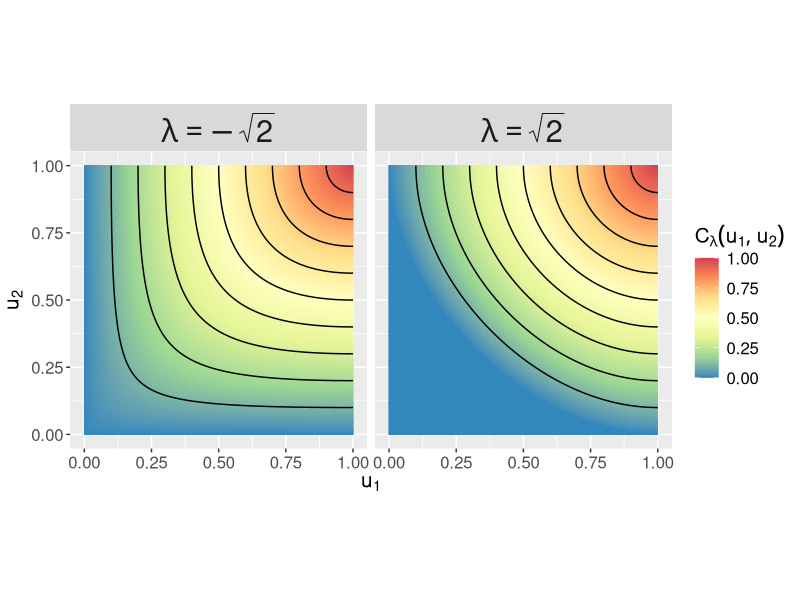
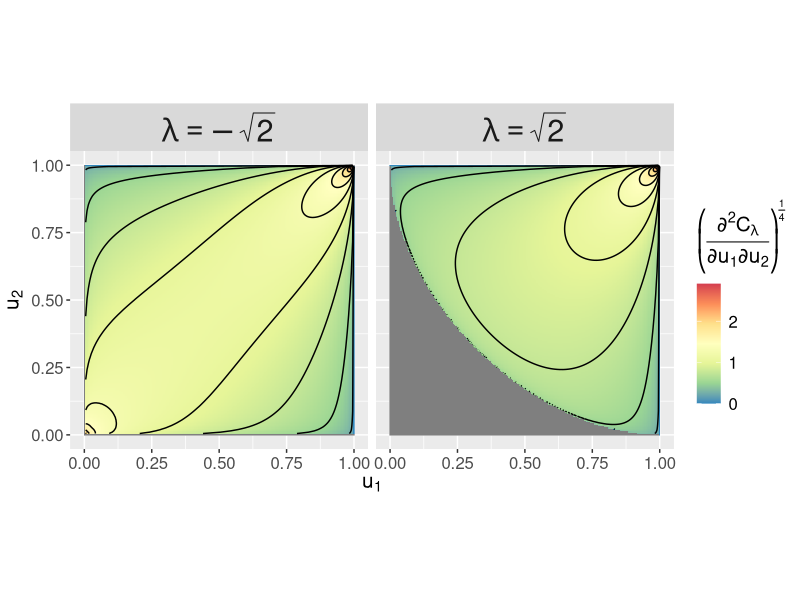

The R script that drew these images, in order:
# This script shows how to numerically calculate the power-divergence
# copula and copula density (if it exists). The script also 
# produces Fig. 1 and Fig. 2 in Section 4 of the main article.

# Packages
library(tidyverse)

# Compute copula for general lambda
phi <- function(u, lambda){
  1/(lambda * (lambda + 1)) * (u^(lambda + 1) - u + lambda * (1 - u))
}
rootfunc <- function(x, tt, lambda){
  x^(lambda + 1) - (lambda + 1) * x + lambda - lambda * (lambda + 1) * tt
}
findroot <- function(tt, lambda){
  
  vals <- rep(0, length(tt))
  for(i in 1:length(tt)){
    if(tt[i] == 0){
      vals[i] <- 1
    } else {
      vals[i] <- uniroot(rootfunc, c(0, 1), lambda = lambda, tt = tt[i])$root
    }
  }
  return(vals)
  
}
PDC <- function(u, v, lambda, density = F, maxtol = 1e6){
  
  if(lambda > -1){
    phi0 <- 1/(lambda + 1)
  } else {
    phi0 <- Inf
  }
  tt <- phi(u, lambda) + phi(v, lambda)
  ind1 <- tt <= phi0
  ind2 <- tt < maxtol
  vals <- rep(0, length(u))
  vals[ind1 & ind2] <- findroot(tt[ind1 & ind2], lambda)
  vals[!ind2] <- 0
  out <- list(C = vals)
  if(density == T){
    dens <- -lambda * vals ^ (lambda - 1) * (u^lambda - 1) * (v^lambda - 1) / (vals ^ lambda - 1)^3
    dens[!ind1] <- NA
    out$dens <- dens
  }
  return(out)
}

# Prepare dataframes for plotting
df <- expand.grid(u = seq(0, 1, 0.005), v = seq(0, 1, 0.005))
lambda_ns2 <- with(df, PDC(u, v, -sqrt(2), T))
lambda_s2 <- with(df, PDC(u, v, sqrt(2), T))
df$`lambda==-sqrt(2)` <- lambda_ns2$C
df$`lambda==sqrt(2)` <- lambda_s2$C
df_long <- df %>% gather(Lambda, Copula, -c(u, v))
dfd <- expand.grid(u = seq(0, 1, 0.005), v = seq(0, 1, 0.005))
dfd$`lambda==-sqrt(2)` <- lambda_ns2$dens
dfd$`lambda==sqrt(2)` <- lambda_s2$dens
dfd_long <- dfd %>% gather(Lambda, Density, -c(u, v))

# Plot copula and 'densities' (lambda = 1 case is not strictly speaking a density)
copula_plot <- ggplot() +
  geom_raster(data = df_long, aes(x = u, y = v, fill = Copula)) +
  geom_contour(data = df_long, aes(x = u, y = v, z = Copula), col = 'black') +
  scale_fill_distiller(palette = "Spectral") +
  facet_wrap(~ factor(Lambda, levels = c("lambda==-sqrt(2)", "lambda==sqrt(2)"), ordered = T), labeller = label_parsed, nrow = 1) +
  coord_equal() +
  labs(fill = expression(C[lambda](u[1],u[2])), x = expression(u[1]), y = expression(u[2])) +
  theme(text = element_text(size = 15), strip.text = element_text(size=22))
density_plot <- ggplot() +
  geom_raster(data = dfd_long, aes(x = u, y = v, fill = Density^0.25)) +
  geom_contour(data = dfd_long, aes(x = u, y = v, z = Density^0.25), breaks = seq(0, 3, 0.25), col = 'black') +
  scale_fill_distiller(palette = "Spectral") +
  facet_wrap(~ factor(Lambda, levels = c("lambda==-sqrt(2)", "lambda==sqrt(2)"), ordered = T), labeller = label_parsed, nrow = 1) +
  coord_equal() +
  labs(fill = expression(bgroup("(", over(partialdiff^2*C[lambda], partialdiff*u[1]*partialdiff*u[2]), ")")^over(1,4)), x = expression(u[1]), y = expression(u[2])) +
  theme(text = element_text(size = 15), strip.text = element_text(size=22))

copula_plot
density_plot
